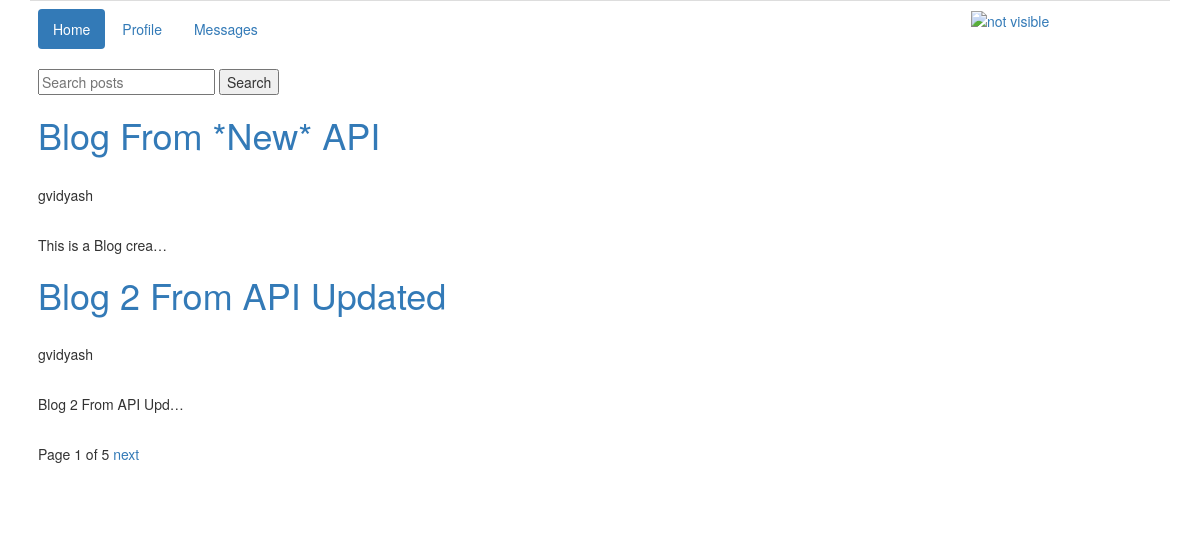
The app's page / (signed in) with its own data.
### ecommerce/models.py (models this page shows, shortened)
class post(models.Model):
    user = models.ForeignKey(settings.AUTH_USER_MODEL,default=1)
    title = models.CharField(max_length=120)
    slug = models.SlugField(unique=True)
    content = models.TextField()
    updated = models.DateTimeField(auto_now_add=True,auto_now=False)
    likes = models.ManyToManyField(settings.AUTH_USER_MODEL,blank=True,related_name='post_likes')
    class Meta:
        permissions = (("Can_Modify","Can Modify the blog content"),)
        ordering = ('-updated',)
    def get_absolute_url(self):
        return reverse("detail", kwargs={"slug": self.slug})

### ecommerce/views.py (the view, shortened to what this page needs)
# urls.py: url(r'^$', post_list),
def post_list(request):
    if not request.is_ajax():
        query_set = post.objects.all()
        query = request.GET.get('q')
        if query:
            query_set = query_set.filter(
                Q(title__icontains=query)|
                Q(content__icontains=query)
            ).distinct()
        paginator = Paginator(query_set,2)
        page_request_var = "page"
        page = request.GET.get(page_request_var)
        try:
            query_set = paginator.page(page)
        except PageNotAnInteger:
            query_set = paginator.page(1)
        except EmptyPage:
            query_set = paginator.page(paginator.num_pages)
        context = {'result':query_set,"page_request_var": page_request_var}
        return render(request,'post_list.html',context )

### ecommerce/templates/post_list.html (shortened to what this page needs)
<!DOCTYPE html>
<html lang="en">
<head>
{% extends 'base.html' %}
{% block content %}
<ul class="nav nav-pills">
    <li class="active"><a href="#">Home</a></li>
    <li><a href="#">Profile</a></li>
    <li><a href="#">Messages</a></li>
</ul>
<br>
    <input type='text' id="search_bar" name='q' placeholder='Search posts' value='{{ request.GET.q }}'/>
    <button onclick="search_post()">Search</button>
{% for post in result %}
<div>
    <p><a href="{{ post.get_absolute_url }}" role="button"><h1>{{post.title}}</h1></a></p>
    <br>
    <p>{{post.user}}</p>
    <br>
    <p>{{post.content|truncatechars_html:20}}</p>
</div>
{% endfor %}
<div class="pagination">
    <span class="step-links">
      <span>
        Page {{ result.number }} of {{ result.paginator.num_pages }}
      </span>
      {% if result.has_next %}
            <a href="?{{ page_request_var }}={{ result.next_page_number }}{% if request.GET.q %}&q={{ request.GET.q }}{% endif %}">next</a>
      {% endif %}
    </span>
</div>
{% endblock %}

### records on screen
post: user "gvidyash", content "This is a Blog crea…"
post: user "gvidyash", content "Blog 2 From API Upd…"

### other values on screen
{{ result.number }} "1"
{{ result.paginator.num_pages }} "5"
